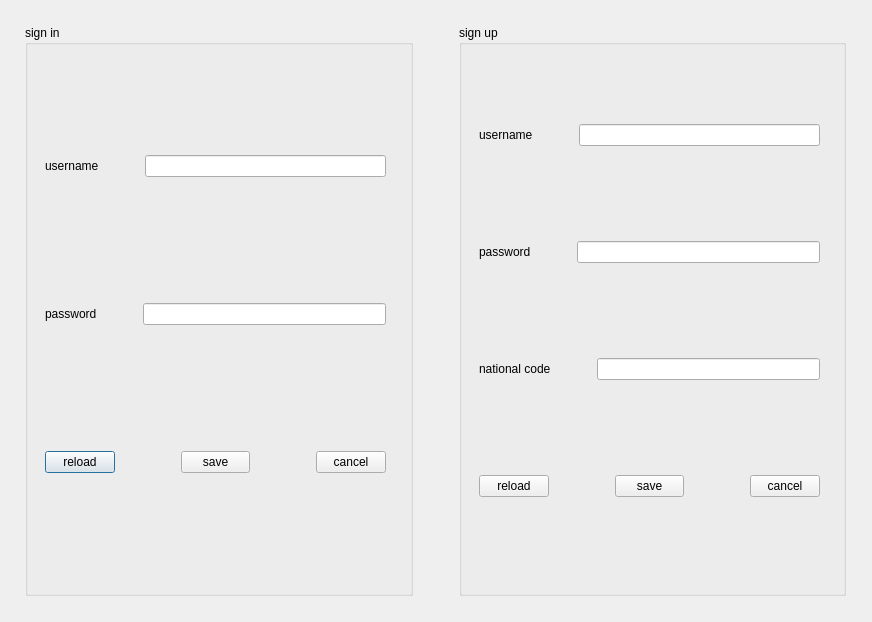
<?xml version="1.0" encoding="UTF-8"?>
<ui version="4.0">
 <class>member</class>
 <widget class="QDialog" name="member">
  <property name="geometry">
   <rect>
    <x>0</x>
    <y>0</y>
    <width>872</width>
    <height>622</height>
   </rect>
  </property>
  <property name="windowTitle">
   <string>Dialog</string>
  </property>
  <widget class="QWidget" name="horizontalLayoutWidget">
   <property name="geometry">
    <rect>
     <x>20</x>
     <y>20</y>
     <width>831</width>
     <height>581</height>
    </rect>
   </property>
   <layout class="QHBoxLayout" name="horizontalLayout">
    <property name="leftMargin">
     <number>5</number>
    </property>
    <property name="topMargin">
     <number>5</number>
    </property>
    <property name="rightMargin">
     <number>5</number>
    </property>
    <property name="bottomMargin">
     <number>5</number>
    </property>
    <item>
     <widget class="QGroupBox" name="groupBox">
      <property name="title">
       <string>sign in</string>
      </property>
      <widget class="QWidget" name="verticalWidget" native="true">
       <property name="geometry">
        <rect>
         <x>10</x>
         <y>30</y>
         <width>361</width>
         <height>521</height>
        </rect>
       </property>
       <property name="sizePolicy">
        <sizepolicy hsizetype="Fixed" vsizetype="Fixed">
         <horstretch>0</horstretch>
         <verstretch>0</verstretch>
        </sizepolicy>
       </property>
       <property name="minimumSize">
        <size>
         <width>0</width>
         <height>0</height>
        </size>
       </property>
       <property name="maximumSize">
        <size>
         <width>361</width>
         <height>521</height>
        </size>
       </property>
       <layout class="QVBoxLayout" name="verticalLayout">
        <property name="leftMargin">
         <number>5</number>
        </property>
        <property name="topMargin">
         <number>5</number>
        </property>
        <property name="rightMargin">
         <number>5</number>
        </property>
        <property name="bottomMargin">
         <number>5</number>
        </property>
        <item>
         <layout class="QHBoxLayout" name="horizontalLayout_2">
          <property name="leftMargin">
           <number>5</number>
          </property>
          <property name="topMargin">
           <number>5</number>
          </property>
          <property name="rightMargin">
           <number>5</number>
          </property>
          <property name="bottomMargin">
           <number>5</number>
          </property>
          <item>
           <widget class="QLabel" name="username">
            <property name="sizePolicy">
             <sizepolicy hsizetype="Fixed" vsizetype="Fixed">
              <horstretch>0</horstretch>
              <verstretch>0</verstretch>
             </sizepolicy>
            </property>
            <property name="minimumSize">
             <size>
              <width>50</width>
              <height>0</height>
             </size>
            </property>
            <property name="text">
             <string>username</string>
            </property>
           </widget>
          </item>
          <item>
           <spacer name="horizontalSpacer_2">
            <property name="orientation">
             <enum>Qt::Horizontal</enum>
            </property>
            <property name="sizeType">
             <enum>QSizePolicy::Fixed</enum>
            </property>
            <property name="sizeHint" stdset="0">
             <size>
              <width>40</width>
              <height>20</height>
             </size>
            </property>
           </spacer>
          </item>
          <item>
           <widget class="QLineEdit" name="userline"/>
          </item>
         </layout>
        </item>
        <item>
         <spacer name="verticalSpacer">
          <property name="orientation">
           <enum>Qt::Vertical</enum>
          </property>
          <property name="sizeType">
           <enum>QSizePolicy::Fixed</enum>
          </property>
          <property name="sizeHint" stdset="0">
           <size>
            <width>20</width>
            <height>20</height>
           </size>
          </property>
         </spacer>
        </item>
        <item>
         <layout class="QHBoxLayout" name="horizontalLayout_3">
          <property name="leftMargin">
           <number>5</number>
          </property>
          <property name="topMargin">
           <number>5</number>
          </property>
          <property name="rightMargin">
           <number>5</number>
          </property>
          <property name="bottomMargin">
           <number>5</number>
          </property>
          <item>
           <widget class="QLabel" name="password">
            <property name="text">
             <string>password</string>
            </property>
           </widget>
          </item>
          <item>
           <spacer name="horizontalSpacer_3">
            <property name="orientation">
             <enum>Qt::Horizontal</enum>
            </property>
            <property name="sizeType">
             <enum>QSizePolicy::Fixed</enum>
            </property>
            <property name="sizeHint" stdset="0">
             <size>
              <width>40</width>
              <height>20</height>
             </size>
            </property>
           </spacer>
          </item>
          <item>
           <widget class="QLineEdit" name="passline">
            <property name="echoMode">
             <enum>QLineEdit::Password</enum>
            </property>
           </widget>
          </item>
         </layout>
        </item>
        <item>
         <spacer name="verticalSpacer_2">
          <property name="orientation">
           <enum>Qt::Vertical</enum>
          </property>
          <property name="sizeType">
           <enum>QSizePolicy::Fixed</enum>
          </property>
          <property name="sizeHint" stdset="0">
           <size>
            <width>20</width>
            <height>20</height>
           </size>
          </property>
         </spacer>
        </item>
        <item>
         <layout class="QHBoxLayout" name="horizontalLayout_4">
          <property name="leftMargin">
           <number>5</number>
          </property>
          <property name="topMargin">
           <number>5</number>
          </property>
          <property name="rightMargin">
           <number>5</number>
          </property>
          <property name="bottomMargin">
           <number>5</number>
          </property>
          <item>
           <widget class="QPushButton" name="reload">
            <property name="text">
             <string>reload</string>
            </property>
           </widget>
          </item>
          <item>
           <spacer name="horizontalSpacer_4">
            <property name="orientation">
             <enum>Qt::Horizontal</enum>
            </property>
            <property name="sizeType">
             <enum>QSizePolicy::Fixed</enum>
            </property>
            <property name="sizeHint" stdset="0">
             <size>
              <width>60</width>
              <height>20</height>
             </size>
            </property>
           </spacer>
          </item>
          <item>
           <widget class="QPushButton" name="save">
            <property name="text">
             <string>save</string>
            </property>
           </widget>
          </item>
          <item>
           <spacer name="horizontalSpacer_5">
            <property name="orientation">
             <enum>Qt::Horizontal</enum>
            </property>
            <property name="sizeType">
             <enum>QSizePolicy::Fixed</enum>
            </property>
            <property name="sizeHint" stdset="0">
             <size>
              <width>60</width>
              <height>20</height>
             </size>
            </property>
           </spacer>
          </item>
          <item>
           <widget class="QPushButton" name="cancel">
            <property name="text">
             <string>cancel</string>
            </property>
           </widget>
          </item>
         </layout>
        </item>
       </layout>
      </widget>
     </widget>
    </item>
    <item>
     <spacer name="horizontalSpacer">
      <property name="orientation">
       <enum>Qt::Horizontal</enum>
      </property>
      <property name="sizeType">
       <enum>QSizePolicy::Fixed</enum>
      </property>
      <property name="sizeHint" stdset="0">
       <size>
        <width>40</width>
        <height>20</height>
       </size>
      </property>
     </spacer>
    </item>
    <item>
     <widget class="QGroupBox" name="groupBox_2">
      <property name="title">
       <string>sign up</string>
      </property>
      <widget class="QWidget" name="verticalWidget_2" native="true">
       <property name="geometry">
        <rect>
         <x>10</x>
         <y>30</y>
         <width>361</width>
         <height>511</height>
        </rect>
       </property>
       <property name="sizePolicy">
        <sizepolicy hsizetype="Fixed" vsizetype="Fixed">
         <horstretch>0</horstretch>
         <verstretch>0</verstretch>
        </sizepolicy>
       </property>
       <property name="maximumSize">
        <size>
         <width>361</width>
         <height>521</height>
        </size>
       </property>
       <layout class="QVBoxLayout" name="verticalLayout_2">
        <property name="leftMargin">
         <number>5</number>
        </property>
        <property name="topMargin">
         <number>5</number>
        </property>
        <property name="rightMargin">
         <number>5</number>
        </property>
        <property name="bottomMargin">
         <number>5</number>
        </property>
        <item>
         <layout class="QHBoxLayout" name="horizontalLayout_5">
          <property name="leftMargin">
           <number>5</number>
          </property>
          <property name="topMargin">
           <number>5</number>
          </property>
          <property name="rightMargin">
           <number>5</number>
          </property>
          <property name="bottomMargin">
           <number>5</number>
          </property>
          <item>
           <widget class="QLabel" name="username_2">
            <property name="sizePolicy">
             <sizepolicy hsizetype="Fixed" vsizetype="Fixed">
              <horstretch>0</horstretch>
              <verstretch>0</verstretch>
             </sizepolicy>
            </property>
            <property name="minimumSize">
             <size>
              <width>50</width>
              <height>0</height>
             </size>
            </property>
            <property name="text">
             <string>username</string>
            </property>
           </widget>
          </item>
          <item>
           <spacer name="horizontalSpacer_6">
            <property name="orientation">
             <enum>Qt::Horizontal</enum>
            </property>
            <property name="sizeType">
             <enum>QSizePolicy::Fixed</enum>
            </property>
            <property name="sizeHint" stdset="0">
             <size>
              <width>40</width>
              <height>20</height>
             </size>
            </property>
           </spacer>
          </item>
          <item>
           <widget class="QLineEdit" name="userline_2"/>
          </item>
         </layout>
        </item>
        <item>
         <spacer name="verticalSpacer_3">
          <property name="orientation">
           <enum>Qt::Vertical</enum>
          </property>
          <property name="sizeType">
           <enum>QSizePolicy::Fixed</enum>
          </property>
          <property name="sizeHint" stdset="0">
           <size>
            <width>20</width>
            <height>20</height>
           </size>
          </property>
         </spacer>
        </item>
        <item>
         <layout class="QHBoxLayout" name="horizontalLayout_6">
          <property name="leftMargin">
           <number>5</number>
          </property>
          <property name="topMargin">
           <number>5</number>
          </property>
          <property name="rightMargin">
           <number>5</number>
          </property>
          <property name="bottomMargin">
           <number>5</number>
          </property>
          <item>
           <widget class="QLabel" name="password_2">
            <property name="text">
             <string>password</string>
            </property>
           </widget>
          </item>
          <item>
           <spacer name="horizontalSpacer_7">
            <property name="orientation">
             <enum>Qt::Horizontal</enum>
            </property>
            <property name="sizeType">
             <enum>QSizePolicy::Fixed</enum>
            </property>
            <property name="sizeHint" stdset="0">
             <size>
              <width>40</width>
              <height>20</height>
             </size>
            </property>
           </spacer>
          </item>
          <item>
           <widget class="QLineEdit" name="passline_2">
            <property name="echoMode">
             <enum>QLineEdit::Password</enum>
            </property>
           </widget>
          </item>
         </layout>
        </item>
        <item>
         <spacer name="verticalSpacer_4">
          <property name="orientation">
           <enum>Qt::Vertical</enum>
          </property>
          <property name="sizeType">
           <enum>QSizePolicy::Fixed</enum>
          </property>
          <property name="sizeHint" stdset="0">
           <size>
            <width>20</width>
            <height>20</height>
           </size>
          </property>
         </spacer>
        </item>
        <item>
         <layout class="QHBoxLayout" name="horizontalLayout_9">
          <property name="leftMargin">
           <number>5</number>
          </property>
          <property name="topMargin">
           <number>5</number>
          </property>
          <property name="rightMargin">
           <number>5</number>
          </property>
          <property name="bottomMargin">
           <number>5</number>
          </property>
          <item>
           <widget class="QLabel" name="national_3">
            <property name="text">
             <string>national code</string>
            </property>
           </widget>
          </item>
          <item>
           <spacer name="horizontalSpacer_11">
            <property name="orientation">
             <enum>Qt::Horizontal</enum>
            </property>
            <property name="sizeType">
             <enum>QSizePolicy::Fixed</enum>
            </property>
            <property name="sizeHint" stdset="0">
             <size>
              <width>40</width>
              <height>20</height>
             </size>
            </property>
           </spacer>
          </item>
          <item>
           <widget class="QLineEdit" name="national_4"/>
          </item>
         </layout>
        </item>
        <item>
         <spacer name="verticalSpacer_6">
          <property name="orientation">
           <enum>Qt::Vertical</enum>
          </property>
          <property name="sizeType">
           <enum>QSizePolicy::Fixed</enum>
          </property>
          <property name="sizeHint" stdset="0">
           <size>
            <width>20</width>
            <height>20</height>
           </size>
          </property>
         </spacer>
        </item>
        <item>
         <layout class="QHBoxLayout" name="horizontalLayout_7">
          <property name="leftMargin">
           <number>5</number>
          </property>
          <property name="topMargin">
           <number>5</number>
          </property>
          <property name="rightMargin">
           <number>5</number>
          </property>
          <property name="bottomMargin">
           <number>5</number>
          </property>
          <item>
           <widget class="QPushButton" name="reload_2">
            <property name="text">
             <string>reload</string>
            </property>
           </widget>
          </item>
          <item>
           <spacer name="horizontalSpacer_8">
            <property name="orientation">
             <enum>Qt::Horizontal</enum>
            </property>
            <property name="sizeType">
             <enum>QSizePolicy::Fixed</enum>
            </property>
            <property name="sizeHint" stdset="0">
             <size>
              <width>60</width>
              <height>20</height>
             </size>
            </property>
           </spacer>
          </item>
          <item>
           <widget class="QPushButton" name="save_2">
            <property name="text">
             <string>save</string>
            </property>
           </widget>
          </item>
          <item>
           <spacer name="horizontalSpacer_9">
            <property name="orientation">
             <enum>Qt::Horizontal</enum>
            </property>
            <property name="sizeType">
             <enum>QSizePolicy::Fixed</enum>
            </property>
            <property name="sizeHint" stdset="0">
             <size>
              <width>60</width>
              <height>20</height>
             </size>
            </property>
           </spacer>
          </item>
          <item>
           <widget class="QPushButton" name="cancel_2">
            <property name="text">
             <string>cancel</string>
            </property>
           </widget>
          </item>
         </layout>
        </item>
       </layout>
      </widget>
     </widget>
    </item>
   </layout>
  </widget>
 </widget>
 <resources/>
 <connections/>
</ui>
